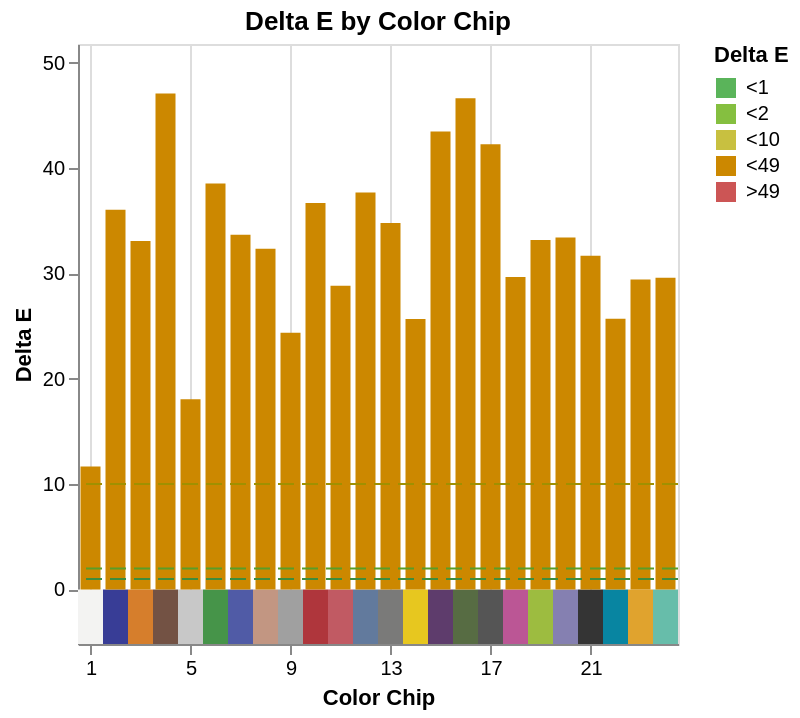

The cell this chart's notebook holds for it:
### Markdown cell above
This data can be used in downstream analysis to check the quality of images or of color correction.

The `pcv.transform.deltaE` function can also be used to calculate delta E and return it as a numpy matrix. That matrix can be used in the same way or to compare different methods of color correction. The `obs` argument controls the suffix for the delta E measurements in the outputs, so if you do custom color correction or use several PlantCV options you can keep the delta E values labeled for each.
The `pcv.qc.plot_deltaE` function can take a matrix of delta E values and plot them colored by perceptual bins.
As a general guideline, a delta E value less than 1 is imperceptibly different and values greater than 3.5 are clearly distinct. More granularly, the cutoffs of 1, 2, 10, and 49 are meaningful standards for how accurately a color is portrayed. Whether a particular color chip's delta E value matters for your experimental goals depends on your hypothesis and analysis plan.
In this plot the color chip is shown on the X axis and the delta E value for that chip is shown on the Y axis. This image would clearly benefit from color correction.

### Code cell
pcv.params.debug = None
de_mat = pcv.transform.deltaE(img, "passport", obs="uncalibrated")
pcv.params.debug = "plot"
p = pcv.qc.plot_deltaE(de_mat)

### Figure 1 — Vega-Lite specification as saved in the notebook (floating-point values rounded to 4 significant figures)
{"config": {"view": {"continuousWidth": 300, "continuousHeight": 300}}, "layer": [{"data": {"name": "data-d07cf296b981eb1cf95de92c1c2b135d"}, "mark": {"type": "rect"}, "encoding": {"color": {"field": "color", "scale": null, "type": "nominal"}, "x": {"field": "xmin", "scale": {"domain": [0.5, 24.5]}, "type": "quantitative"}, "x2": {"field": "xmax"}, "y": {"datum": -5.176}, "y2": {"datum": 0}}}, {"data": {"name": "data-5a6ebe79f1db96b97cbc4419f4bab98c"}, "mark": {"type": "rect"}, "encoding": {"color": {"field": "discrete_deltaE", "scale": {"domain": ["<1", "<2", "<10", "<49", ">49"], "range": ["#5AB45A", "#85BF40", "#C8C040", "#CC8800", "#CC5555"]}, "title": "Delta E", "type": "ordinal"}, "tooltip": [{"field": "chip_no", "type": "quantitative"}, {"field": "deltaE", "type": "quantitative"}, {"field": "discrete_deltaE", "type": "ordinal"}], "x": {"axis": {"values": [1, 2, 3, 4, 5, 6, 7, 8, 9, 10, 11, 12, 13, 14, 15, 16, 17, 18, 19, 20, 21, 22, 23, 24]}, "field": "xmin", "scale": {"domain": [0.5, 24.5]}, "title": "Color Chip", "type": "quantitative"}, "x2": {"field": "xmax"}, "y": {"field": "deltaE", "scale": {"domain": [-5.176, 51.76], "nice": false}, "title": "Delta E", "type": "quantitative"}, "y2": {"datum": 0}}}, {"data": {"name": "data-9107b41fabc203998e8721534469ce90"}, "mark": {"type": "rule", "strokeDash": [8, 4]}, "encoding": {"color": {"field": "stroke", "scale": null, "type": "nominal"}, "y": {"field": "y", "type": "quantitative"}}}], "resolve": {"scale": {"color": "independent"}}, "title": "Delta E by Color Chip", "$schema": "https://vega.github.io/schema/vega-lite/v5.20.1.json", "datasets": {"data-d07cf296b981eb1cf95de92c1c2b135d": [{"xmin": 0.5, "xmax": 1.5, "color": "#F3F3F2"}, {"xmin": 1.5, "xmax": 2.5, "color": "#383D96"}, {"xmin": 2.5, "xmax": 3.5, "color": "#D67E2C"}, {"xmin": 3.5, "xmax": 4.5, "color": "#735244"}, {"xmin": 4.5, "xmax": 5.5, "color": "#C8C8C8"}, {"xmin": 5.5, "xmax": 6.5, "color": "#469449"}, {"xmin": 6.5, "xmax": 7.5, "color": "#505BA6"}, {"xmin": 7.5, "xmax": 8.5, "color": "#C29682"}, {"xmin": 8.5, "xmax": 9.5, "color": "#A0A0A0"}, {"xmin": 9.5, "xmax": 10.5, "color": "#AF363C"}, {"xmin": 10.5, "xmax": 11.5, "color": "#C15A63"}, {"xmin": 11.5, "xmax": 12.5, "color": "#627A9D"}, {"xmin": 12.5, "xmax": 13.5, "color": "#7A7A79"}, {"xmin": 13.5, "xmax": 14.5, "color": "#E7C71F"}, {"xmin": 14.5, "xmax": 15.5, "color": "#5E3C6C"}, {"xmin": 15.5, "xmax": 16.5, "color": "#576C43"}, {"xmin": 16.5, "xmax": 17.5, "color": "#555555"}, {"xmin": 17.5, "xmax": 18.5, "color": "#BB5695"}, {"xmin": 18.5, "xmax": 19.5, "color": "#9DBC40"}, {"xmin": 19.5, "xmax": 20.5, "color": "#8580B1"}, {"xmin": 20.5, "xmax": 21.5, "color": "#343434"}, {"xmin": 21.5, "xmax": 22.5, "color": "#0885A1"}, {"xmin": 22.5, "xmax": 23.5, "color": "#E0A32E"}, {"xmin": 23.5, "xmax": 24.5, "color": "#67BDAA"}], "data-5a6ebe79f1db96b97cbc4419f4bab98c": [{"chip_no": 1, "deltaE": 11.66, "xmin": 0.6, "xmax": 1.4, "discrete_deltaE": "<49"}, {"chip_no": 2, "deltaE": 36.02, "xmin": 1.6, "xmax": 2.4, "discrete_deltaE": "<49"}, {"chip_no": 3, "deltaE": 33.07, "xmin": 2.6, "xmax": 3.4, "discrete_deltaE": "<49"}, {"chip_no": 4, "deltaE": 47.05, "xmin": 3.6, "xmax": 4.4, "discrete_deltaE": "<49"}, {"chip_no": 5, "deltaE": 18.05, "xmin": 4.6, "xmax": 5.4, "discrete_deltaE": "<49"}, {"chip_no": 6, "deltaE": 38.53, "xmin": 5.6, "xmax": 6.4, "discrete_deltaE": "<49"}, {"chip_no": 7, "deltaE": 33.66, "xmin": 6.6, "xmax": 7.4, "discrete_deltaE": "<49"}, {"chip_no": 8, "deltaE": 32.34, "xmin": 7.6, "xmax": 8.4, "discrete_deltaE": "<49"}, {"chip_no": 9, "deltaE": 24.36, "xmin": 8.6, "xmax": 9.4, "discrete_deltaE": "<49"}, {"chip_no": 10, "deltaE": 36.67, "xmin": 9.6, "xmax": 10.4, "discrete_deltaE": "<49"}, {"chip_no": 11, "deltaE": 28.82, "xmin": 10.6, "xmax": 11.4, "discrete_deltaE": "<49"}, {"chip_no": 12, "deltaE": 37.66, "xmin": 11.6, "xmax": 12.4, "discrete_deltaE": "<49"}, {"chip_no": 13, "deltaE": 34.78, "xmin": 12.6, "xmax": 13.4, "discrete_deltaE": "<49"}, {"chip_no": 14, "deltaE": 25.66, "xmin": 13.6, "xmax": 14.4, "discrete_deltaE": "<49"}, {"chip_no": 15, "deltaE": 43.46, "xmin": 14.6, "xmax": 15.4, "discrete_deltaE": "<49"}, {"chip_no": 16, "deltaE": 46.62, "xmin": 15.6, "xmax": 16.4, "discrete_deltaE": "<49"}, {"chip_no": 17, "deltaE": 42.24, "xmin": 16.6, "xmax": 17.4, "discrete_deltaE": "<49"}, {"chip_no": 18, "deltaE": 29.64, "xmin": 17.6, "xmax": 18.4, "discrete_deltaE": "<49"}, {"chip_no": 19, "deltaE": 33.16, "xmin": 18.6, "xmax": 19.4, "discrete_deltaE": "<49"}, {"chip_no": 20, "deltaE": 33.41, "xmin": 19.6, "xmax": 20.4, "discrete_deltaE": "<49"}, {"chip_no": 21, "deltaE": 31.67, "xmin": 20.6, "xmax": 21.4, "discrete_deltaE": "<49"}, {"chip_no": 22, "deltaE": 25.68, "xmin": 21.6, "xmax": 22.4, "discrete_deltaE": "<49"}, {"chip_no": 23, "deltaE": 29.42, "xmin": 22.6, "xmax": 23.4, "discrete_deltaE": "<49"}, {"chip_no": 24, "deltaE": 29.58, "xmin": 23.6, "xmax": 24.4, "discrete_deltaE": "<49"}], "data-9107b41fabc203998e8721534469ce90": [{"y": 1.0, "stroke": "#3D8C3D"}, {"y": 2.0, "stroke": "#5A9E28"}, {"y": 10.0, "stroke": "#A09000"}]}}
